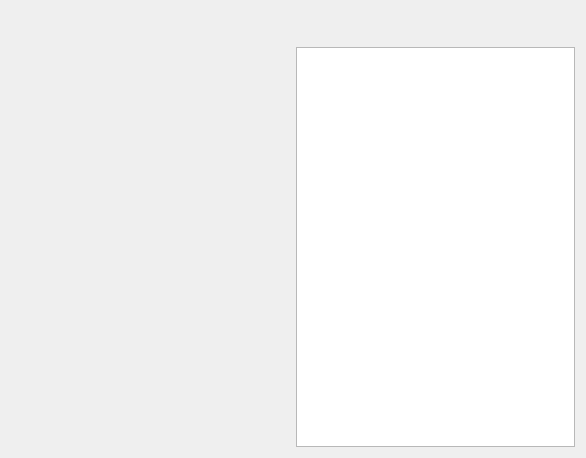
<?xml version="1.0" encoding="UTF-8"?>
<ui version="4.0">
 <class>Form</class>
 <widget class="QWidget" name="Form">
  <property name="geometry">
   <rect>
    <x>0</x>
    <y>0</y>
    <width>586</width>
    <height>458</height>
   </rect>
  </property>
  <property name="windowTitle">
   <string>Form</string>
  </property>
  <layout class="QGridLayout" name="gridLayout">
   <item row="0" column="0" rowspan="2">
    <widget class="AddDelListWidget" name="listWidget" native="true">
     <property name="sizePolicy">
      <sizepolicy hsizetype="Preferred" vsizetype="Preferred">
       <horstretch>0</horstretch>
       <verstretch>0</verstretch>
      </sizepolicy>
     </property>
    </widget>
   </item>
   <item row="0" column="1">
    <widget class="SingleRoleWidget" name="singleRoleWidget" native="true">
     <property name="minimumSize">
      <size>
       <width>0</width>
       <height>30</height>
      </size>
     </property>
    </widget>
   </item>
   <item row="1" column="1">
    <widget class="QTableView" name="tableView">
     <property name="sizePolicy">
      <sizepolicy hsizetype="Preferred" vsizetype="Preferred">
       <horstretch>0</horstretch>
       <verstretch>1</verstretch>
      </sizepolicy>
     </property>
     <property name="selectionMode">
      <enum>QAbstractItemView::NoSelection</enum>
     </property>
    </widget>
   </item>
  </layout>
 </widget>
 <customwidgets>
  <customwidget>
   <class>AddDelListWidget</class>
   <extends>QWidget</extends>
   <header>UI</header>
   <container>1</container>
   <slots>
    <signal>objectSelected(QObject)</signal>
   </slots>
  </customwidget>
  <customwidget>
   <class>SingleRoleWidget</class>
   <extends>QWidget</extends>
   <header>UI</header>
   <container>1</container>
  </customwidget>
 </customwidgets>
 <resources/>
 <connections/>
 <slots>
  <slot>personSelected(QObject)</slot>
 </slots>
</ui>
